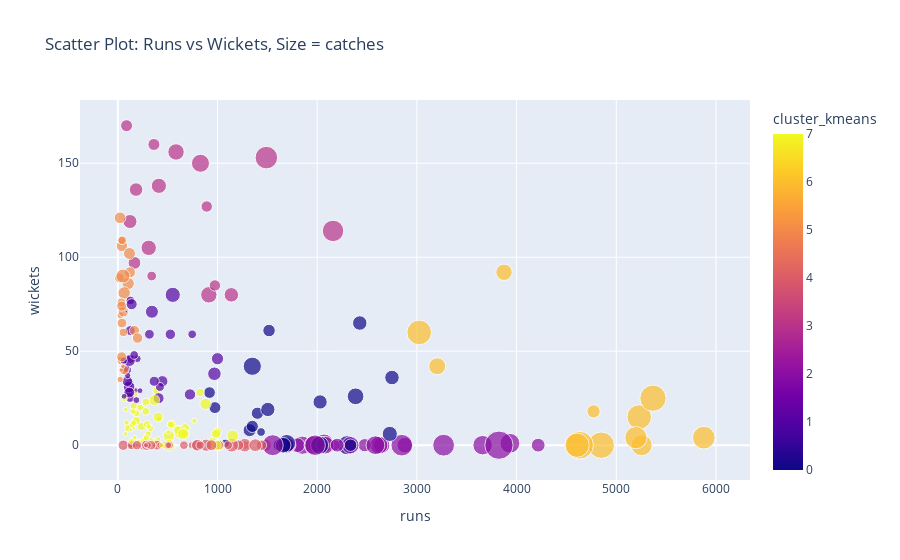

Notebook source saved alongside this figure:
### Markdown cell above
## Runs vs Wickets

### Code cell
# Plotly scatter plot
import plotly.express as px
fig = px.scatter(players, x="runs",   y="wickets", color="cluster_kmeans",
                 size='catches', hover_data=['name'], title = 'Scatter Plot: Runs vs Wickets, Size = catches', color_discrete_sequence=px.colors.qualitative.Light24)
fig.show()

# color_discrete_sequence - https://plotly.com/python/discrete-color/

### Figure 1 — Plotly figure (JSON) as saved in the notebook; plotly's stock layout.template omitted (floating-point values rounded to 4 significant figures; data arrays with more than 128 entries replaced by an {"elided": "..."} marker saying what was removed)
{"data": [{"customdata": {"elided": "251x1 str values"}, "hovertemplate": "runs=%{x}<br>wickets=%{y}<br>catches=%{marker.size}<br>name=%{customdata[0]}<br>cluster_kmeans=%{marker.color}<extra></extra>", "legendgroup": "", "marker": {"color": {"elided": "251 int values"}, "coloraxis": "coloraxis", "size": {"elided": "251 int values"}, "sizemode": "area", "sizeref": 0.295, "symbol": "circle"}, "mode": "markers", "name": "", "orientation": "v", "showlegend": false, "type": "scatter", "x": {"elided": "251 int values"}, "xaxis": "x", "y": {"elided": "251 int values"}, "yaxis": "y"}], "layout": {"coloraxis": {"colorbar": {"title": {"text": "cluster_kmeans"}}, "colorscale": [[0, "#0d0887"], [0.1111, "#46039f"], [0.2222, "#7201a8"], [0.3333, "#9c179e"], [0.4444, "#bd3786"], [0.5556, "#d8576b"], [0.6667, "#ed7953"], [0.7778, "#fb9f3a"], [0.8889, "#fdca26"], [1, "#f0f921"]]}, "legend": {"itemsizing": "constant", "tracegroupgap": 0}, "title": {"text": "Scatter Plot: Runs vs Wickets, Size = catches"}, "xaxis": {"anchor": "y", "domain": [0, 1], "title": {"text": "runs"}}, "yaxis": {"anchor": "x", "domain": [0, 1], "title": {"text": "wickets"}}}}
